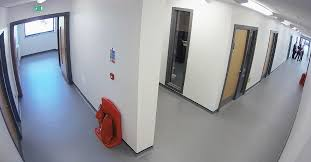
#> input picture image_restoration/sample_images/corridor.jpg, 311 x 162 px
$ python restoration.py
#> lines starting #> are read from the running program, lines starting #| are printed output that depends on the picture
"""
------------------------------------------------------------
Name: Amit
Roll No: 2301010471
Course: Image Processing & Computer Vision
Unit: Noise Modeling & Image Restoration
Assignment Title: Noise Modeling and Image Restoration using Python
Date: 14-Feb-2026
------------------------------------------------------------
"""

import cv2
import numpy as np
import matplotlib.pyplot as plt
import os
import math

print("===================================================")
print(" IMAGE RESTORATION FOR SURVEILLANCE SYSTEMS ")
print("===================================================")

if not os.path.exists("outputs"):
    os.makedirs("outputs")

# Task 1: Load Image

image_path = input("Enter surveillance image path: ")
#> the answer given: sample_images/corridor.jpg
image = cv2.imread(image_path)
#> image is the input picture: shape (162, 311, 3); mean B, G, R 160.2, 153.9, 151

if image is None:
    print("Error loading image.")
    exit()

gray = cv2.cvtColor(image, cv2.COLOR_BGR2GRAY)
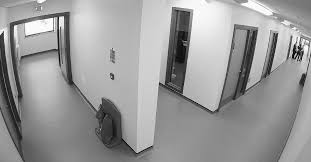
#> gray: shape (162, 311); min 0, max 255, mean 153.8

cv2.imwrite("outputs/original.png", gray)

# Task 2: Noise Modeling

# Gaussian Noise
mean = 0
sigma = 25
gaussian_noise = np.random.normal(mean, sigma, gray.shape)
gaussian_noisy = gray + gaussian_noise
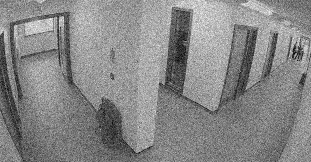
#> gaussian_noisy: shape (162, 311) float64; min -51.34, max 334.3, mean 153.7; drawn with min black and max white
gaussian_noisy = np.clip(gaussian_noisy, 0, 255).astype(np.uint8)
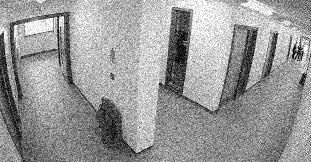
#> gaussian_noisy: shape (162, 311); min 0, max 255, mean 153

cv2.imwrite("outputs/gaussian_noise.png", gaussian_noisy)

# Salt & Pepper Noise
sp_noisy = gray.copy()
prob = 0.02

num_salt = np.ceil(prob * gray.size * 0.5)
#> num_salt = 504
num_pepper = np.ceil(prob * gray.size * 0.5)
#> num_pepper = 504

coords_salt = [np.random.randint(0, i - 1, int(num_salt)) for i in gray.shape]
coords_pepper = [np.random.randint(0, i - 1, int(num_pepper)) for i in gray.shape]

sp_noisy[tuple(coords_salt)] = 255
sp_noisy[tuple(coords_pepper)] = 0
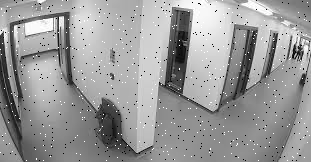
#> sp_noisy: shape (162, 311); min 0, max 255, mean 153.3

cv2.imwrite("outputs/salt_pepper_noise.png", sp_noisy)


# Task 3: Filtering

def mean_filter(img):
    return cv2.blur(img, (3,3))
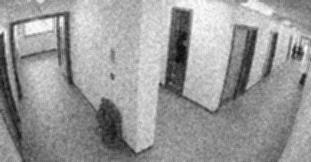
#> returned value: shape (162, 311); min 9, max 253, mean 153

def median_filter(img):
    return cv2.medianBlur(img, 3)

def gaussian_filter(img):
    return cv2.GaussianBlur(img, (3,3), 0)

mean_g = mean_filter(gaussian_noisy)
median_g = median_filter(gaussian_noisy)
gauss_g = gaussian_filter(gaussian_noisy)

mean_sp = mean_filter(sp_noisy)
#> in mean_filter (call 2), `return cv2.blur(img, (3,3))`:
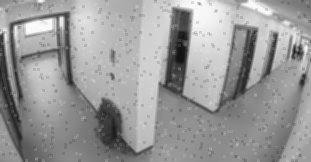
#> returned value: shape (162, 311); min 17, max 253, mean 153.3
median_sp = median_filter(sp_noisy)
#> in median_filter (call 2), `return cv2.medianBlur(img, 3)`:
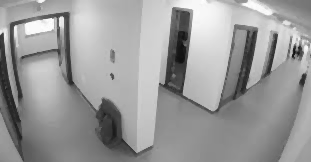
#> returned value: shape (162, 311); min 11, max 254, mean 154.1
gauss_sp = gaussian_filter(sp_noisy)

cv2.imwrite("outputs/mean_gaussian.png", mean_g)
cv2.imwrite("outputs/median_gaussian.png", median_g)
cv2.imwrite("outputs/gaussian_gaussian.png", gauss_g)

cv2.imwrite("outputs/mean_sp.png", mean_sp)
cv2.imwrite("outputs/median_sp.png", median_sp)
cv2.imwrite("outputs/gaussian_sp.png", gauss_sp)

# Task 4: Performance Metrics

def mse(original, restored):
    return np.mean((original - restored) ** 2)

def psnr(original, restored):
    m = mse(original, restored)
    if m == 0:
        return 100
    return 20 * math.log10(255.0 / math.sqrt(m))

print("\n===== PERFORMANCE METRICS =====")

filters = {
    "Mean (Gaussian Noise)": mean_g,
    "Median (Gaussian Noise)": median_g,
    "Gaussian (Gaussian Noise)": gauss_g,
    "Mean (Salt & Pepper)": mean_sp,
    "Median (Salt & Pepper)": median_sp,
    "Gaussian (Salt & Pepper)": gauss_sp
}

for name, img in filters.items():
    print(f"\n{name}")
    print("MSE:", mse(gray, img))
    print("PSNR:", psnr(gray, img))
#> this loop made 6 passes
#> (name, m in psnr) on passes 1 to 6: ('Mean (Gaussian Noise)', 61.31), ('Median (Gaussian Noise)', 67.65), ('Gaussian (Gaussian Noise)', 64.18), ('Mean (Salt & Pepper)', 35.08), ('Median (Salt & Pepper)', 14.07), ('Gaussian (Salt & Pepper)', 31.31)
#> (printed output is left out)


# Task 5: Analytical Discussion

print("\n===== ANALYSIS =====")
print("1. For Gaussian Noise:")
print("   - Gaussian filter performs best due to similar distribution.")
print("   - Mean filter reduces noise but blurs edges.")
print("   - Median filter moderately effective.")

print("\n2. For Salt & Pepper Noise:")
print("   - Median filter performs best.")
print("   - Mean filter fails to remove impulse noise.")
print("   - Gaussian filter less effective.")

print("\nBest Methods:")
print("- Gaussian noise → Gaussian filter")
print("- Salt & Pepper noise → Median filter")

print("\nAll output images saved in 'outputs/' folder.")

$ run again, on image_restoration/sample_images/street.jpg
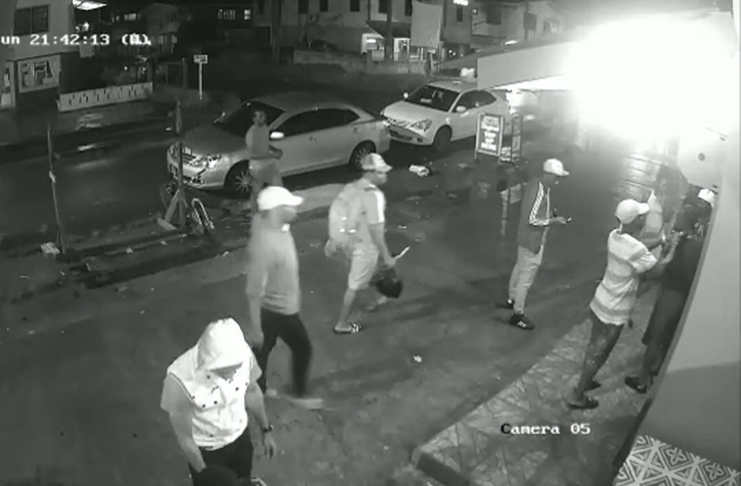
#> input picture image_restoration/sample_images/street.jpg, 741 x 486 px
#> image is the input picture: shape (486, 741, 3); mean B, G, R 105.1, 108.4, 105.4
#> `gaussian_noisy = gray + gaussian_noise`:
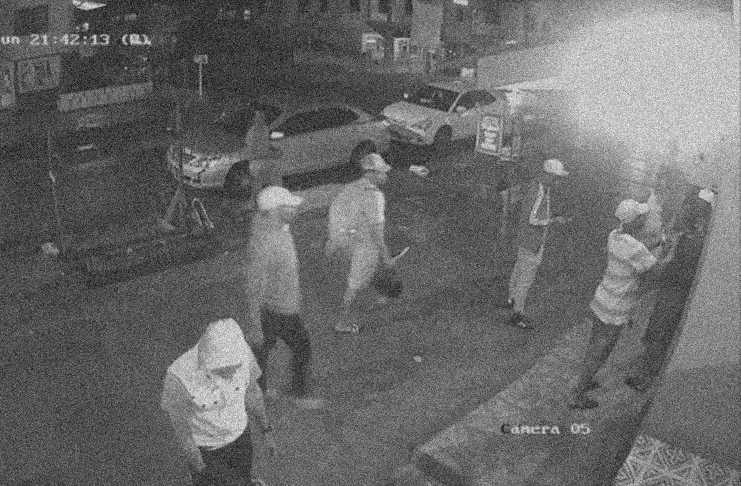
#> gaussian_noisy: shape (486, 741) float64; min -63.5, max 348.4, mean 107.1; drawn with min black and max white
#> `sp_noisy[tuple(coords_pepper)] = 0`:
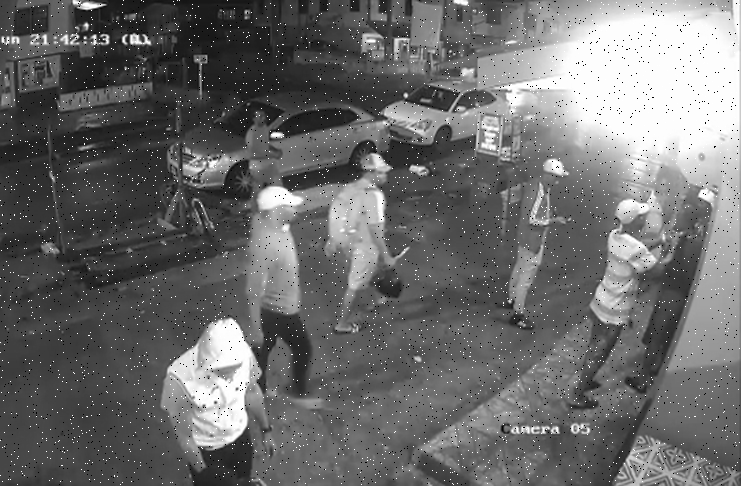
#> sp_noisy: shape (486, 741); min 0, max 255, mean 107.5
#> the loop `for name, img in filters.items():` made 6 passes
#> (name, m in psnr) on passes 1 to 6: ('Mean (Gaussian Noise)', 55.88), ('Median (Gaussian Noise)', 62.26), ('Gaussian (Gaussian Noise)', 60.03), ('Mean (Salt & Pepper)', 22.49), ('Median (Salt & Pepper)', 5.22), ('Gaussian (Salt & Pepper)', 20.05)
#> (printed output is left out)
